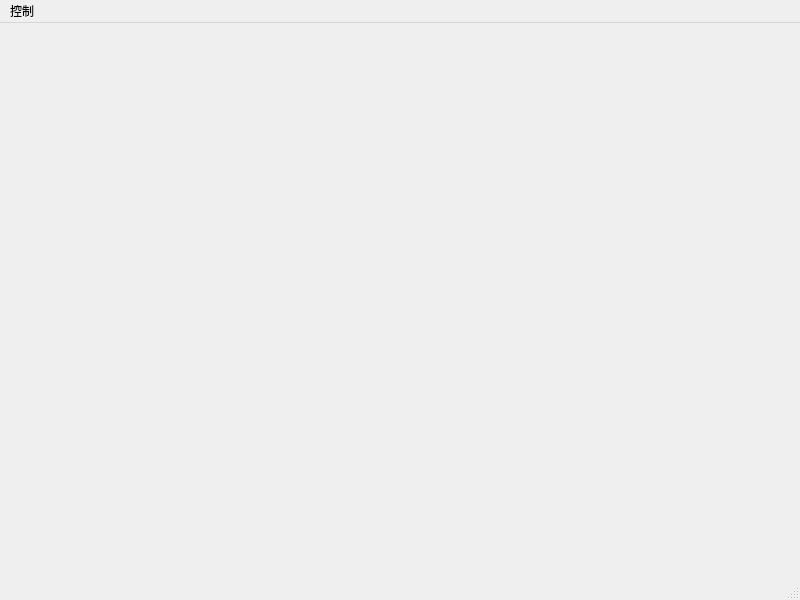
<?xml version="1.0" encoding="UTF-8"?>
<ui version="4.0">
 <class>MainWindow</class>
 <widget class="QMainWindow" name="MainWindow">
  <property name="geometry">
   <rect>
    <x>0</x>
    <y>0</y>
    <width>800</width>
    <height>600</height>
   </rect>
  </property>
  <property name="windowTitle">
   <string>MainWindow</string>
  </property>
  <widget class="QWidget" name="centralwidget"/>
  <widget class="QMenuBar" name="menubar">
   <property name="geometry">
    <rect>
     <x>0</x>
     <y>0</y>
     <width>800</width>
     <height>23</height>
    </rect>
   </property>
   <widget class="QMenu" name="menu">
    <property name="title">
     <string>控制</string>
    </property>
    <addaction name="action"/>
    <addaction name="action_2"/>
    <addaction name="action_3"/>
   </widget>
   <addaction name="menu"/>
  </widget>
  <widget class="QStatusBar" name="statusbar"/>
  <action name="action">
   <property name="text">
    <string>启动控制</string>
   </property>
  </action>
  <action name="action_2">
   <property name="text">
    <string> 结束控制</string>
   </property>
  </action>
  <action name="action_3">
   <property name="text">
    <string>启动屏幕监控</string>
   </property>
  </action>
 </widget>
 <resources/>
 <connections/>
</ui>
